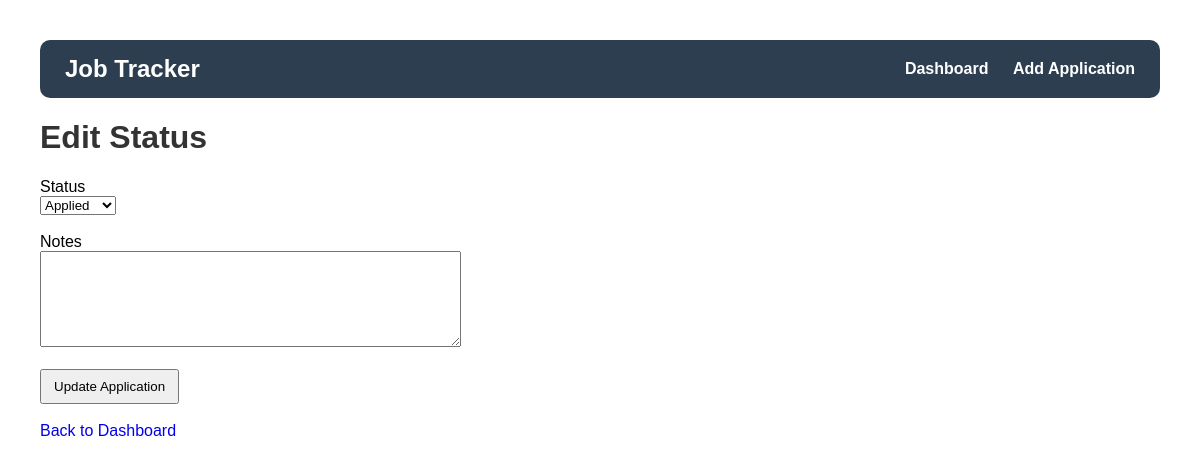
Before: /edit/1 with the older database file.
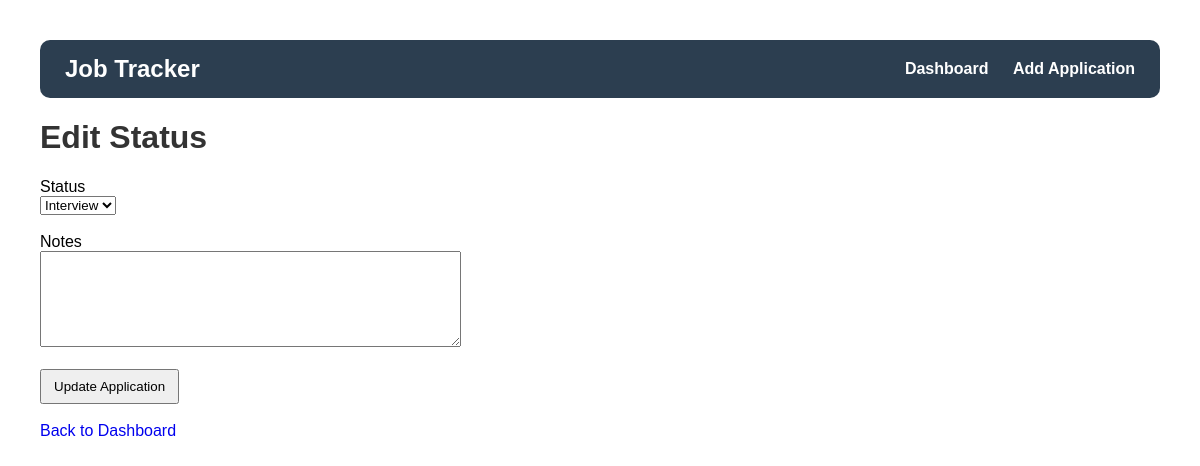
After: the same page with the newer database file.
### tables this page shows
CREATE TABLE applications (
    id INTEGER PRIMARY KEY AUTOINCREMENT,
    company TEXT NOT NULL,
    position TEXT NOT NULL,
    status TEXT NOT NULL,
    date_applied TEXT NOT NULL
);

### app.py (the view, shortened to what this page needs)
@app.route("/edit/<int:id>", methods=["GET", "POST"])
def edit_application(id):
    connection = sqlite3.connect("applications.db")
    cursor = connection.cursor()
    cursor.execute(
        """
        SELECT * FROM applications
        WHERE id = ?
        """,
        (id,)
    )
    application = cursor.fetchone()
    connection.close()
    return render_template(
        "edit.html",
        application=application
    )

### templates/edit.html (shortened to what this page needs)
<!DOCTYPE html>
<html>
<head>
    <link rel="stylesheet" href="{{ url_for('static', filename='style.css') }}">
</head>
<body>
    <nav>
        <h1>Job Tracker</h1>
        <div>
            <a href="/">Dashboard</a>
            <a href="/add">Add Application</a>
        </div>
    </nav>
    <h1>Edit Status</h1>
    <form method="POST">
        <label>Status</label>
        <br>
        <select name="status">
            <option value="Applied"
                {% if application[3] == "Applied" %}selected{% endif %}>
                Applied
            </option>
            <option value="Interview"
                {% if application[3] == "Interview" %}selected{% endif %}>
                Interview
            </option>
        </select>
        <br><br>
        <label>Notes</label>
        <br>
        <textarea
            name="notes"
            rows="6"
            cols="50"
        >{{ application[5] }}</textarea>
        <br><br>
        <button type="submit">
            Update Application
        </button>
    </form>
    <br>
    <a href="/">Back to Dashboard</a>
</body>
</html>

Changed rows visible on the page:
added applications: status "Interview"
Other visible differences:
form field status: "Applied" → (not shown)
